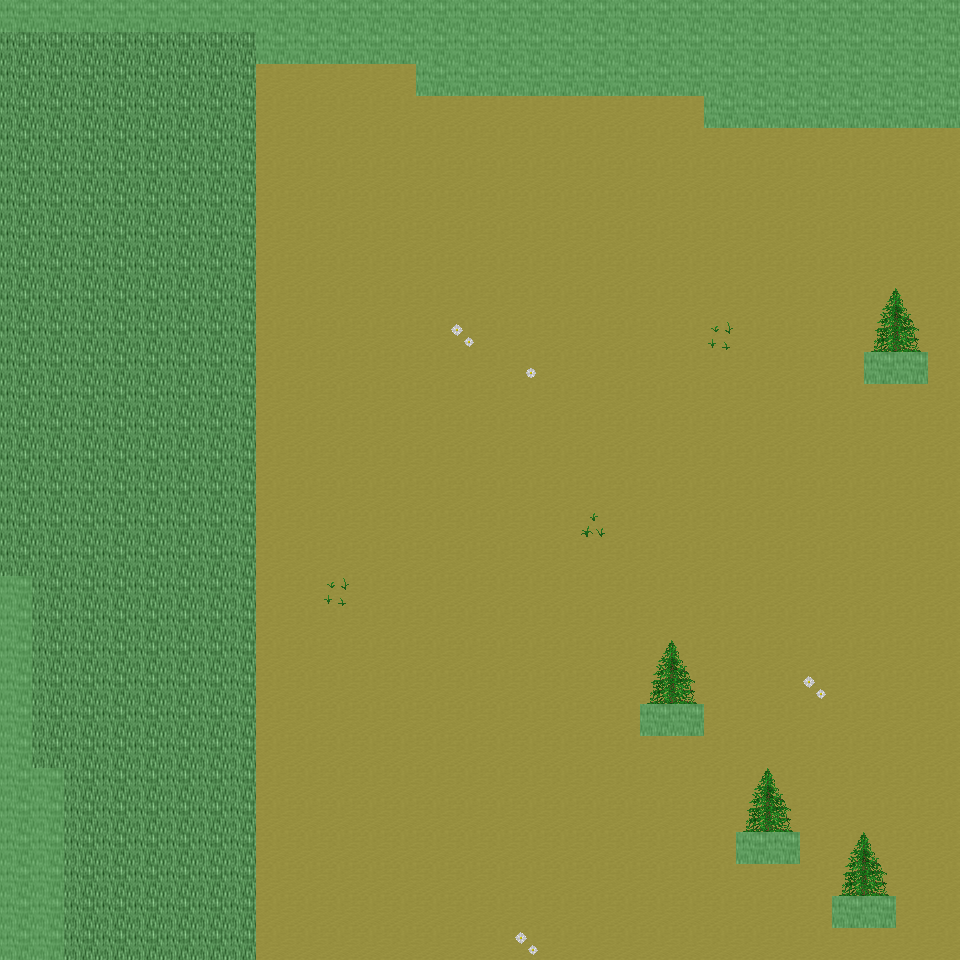

This is a level from a 2D game, rendered from its Tiled map with the project's own tilesets. A one-line summary and the map file follow, with tile-layer data summarised:
An orthogonal 30x30 tile map with 32x32 px tiles, 6 tile layers (Ground, Object, Object2, Above, ...), 26 tilesets and 2 objects (2x mapExit).

<map version="1.0" orientation="orthogonal" renderorder="right-down" width="30" height="30" tilewidth="32" tileheight="32" nextobjectid="3">
  <tileset firstgid="1" name="tileset_ground_ground" tilewidth="32" tileheight="32" tilecount="33" columns="3">
    <image source="../drawable/tileset_ground_ground.png" width="96" height="352" />
  </tileset>
  <tileset firstgid="34" name="tileset_building_castle" tilewidth="32" tileheight="32" tilecount="320" columns="20">
    <image source="../drawable/tileset_building_castle.png" width="640" height="512" />
  </tileset>
  <tileset firstgid="354" name="tileset_furniture_carpet_carpets_2" tilewidth="32" tileheight="32" tilecount="20" columns="4">
    <image source="../drawable/tileset_furniture_carpet_carpets_2.png" width="128" height="160" />
  </tileset>
  <tileset firstgid="374" name="tileset_ground_indoor_tiles" tilewidth="32" tileheight="32" tilecount="8" columns="2">
    <image source="../drawable/tileset_ground_indoor_tiles.png" width="64" height="128" />
  </tileset>
  <tileset firstgid="382" name="tileset_ground_water_pool" tilewidth="32" tileheight="32" tilecount="72" columns="3">
    <image source="../drawable/tileset_ground_water_pool.png" width="96" height="768" />
  </tileset>
  <tileset firstgid="454" name="tileset_ground_ridge_earth_dark" tilewidth="32" tileheight="32" tilecount="96" columns="12">
    <image source="../drawable/tileset_ground_ridge_earth_dark.png" width="384" height="256" />
  </tileset>
  <tileset firstgid="550" name="tileset_logic_collision" tilewidth="32" tileheight="32" tilecount="1" columns="1">
    <image source="../drawable/tileset_logic_collision.png" width="32" height="32" />
  </tileset>
  <tileset firstgid="551" name="tileset_building_wall_stone_grey" tilewidth="32" tileheight="32" tilecount="12" columns="3">
    <image source="../drawable/tileset_building_wall_stone_grey.png" width="96" height="128" />
  </tileset>
  <tileset firstgid="563" name="tileset_building_roof_green" tilewidth="32" tileheight="32" tilecount="20" columns="5">
    <image source="../drawable/tileset_building_roof_green.png" width="160" height="128" />
  </tileset>
  <tileset firstgid="583" name="tileset_ground_ladder_horizontal_dark" tilewidth="32" tileheight="32" tilecount="3" columns="1">
    <image source="../drawable/tileset_ground_ladder_horizontal_dark.png" width="32" height="96" />
  </tileset>
  <tileset firstgid="586" name="tileset_building_house_pink_blue" tilewidth="32" tileheight="32" tilecount="99" columns="11">
    <image source="../drawable/tileset_building_house_pink_blue.png" width="352" height="288" />
  </tileset>
  <tileset firstgid="685" name="tileset_ground_mossy_brick_paving" tilewidth="32" tileheight="32" tilecount="9" columns="3">
    <image source="../drawable/tileset_ground_mossy_brick_paving.png" width="96" height="96" />
  </tileset>
  <tileset firstgid="694" name="tileset_plant_tree_locust_tree" tilewidth="32" tileheight="32" tilecount="20" columns="4">
    <image source="../drawable/tileset_plant_tree_locust_tree.png" width="128" height="160" />
  </tileset>
  <tileset firstgid="714" name="tileset_plant_tree_spruce" tilewidth="32" tileheight="32" tilecount="6" columns="2">
    <image source="../drawable/tileset_plant_tree_spruce.png" width="64" height="96" />
  </tileset>
  <tileset firstgid="720" name="tileset_plant_flower_flowers_mixed" tilewidth="32" tileheight="32" tilecount="16" columns="4">
    <image source="../drawable/tileset_plant_flower_flowers_mixed.png" width="128" height="128" />
  </tileset>
  <tileset firstgid="736" name="tileset_ground_cobbled_paving" tilewidth="32" tileheight="32" tilecount="1" columns="1">
    <image source="../drawable/tileset_ground_cobbled_paving.png" width="32" height="32" />
  </tileset>
  <tileset firstgid="737" name="tileset_plant_flower_daisy_white" tilewidth="32" tileheight="32" tilecount="8" columns="2">
    <image source="../drawable/tileset_plant_flower_daisy_white.png" width="64" height="128" />
  </tileset>
  <tileset firstgid="745" name="tileset_item_postbox" tilewidth="32" tileheight="32" tilecount="4" columns="2">
    <image source="../drawable/tileset_item_postbox.png" width="64" height="64" />
  </tileset>
  <tileset firstgid="749" name="tileset_item_postbox_2" tilewidth="32" tileheight="32" tilecount="2" columns="1">
    <image source="../drawable/tileset_item_postbox_2.png" width="32" height="64" />
  </tileset>
  <tileset firstgid="751" name="tileset_furniture_table_tree_stump_table" tilewidth="32" tileheight="32" tilecount="4" columns="2">
    <image source="../drawable/tileset_furniture_table_tree_stump_table.png" width="64" height="64" />
  </tileset>
  <tileset firstgid="755" name="tileset_plant_stump_int_small_stump" tilewidth="32" tileheight="32" tilecount="1" columns="1">
    <image source="../drawable/tileset_plant_stump_int_small_stump.png" width="32" height="32" />
  </tileset>
  <tileset firstgid="756" name="tileset_plant_grasses" tilewidth="32" tileheight="32" tilecount="6" columns="3">
    <image source="../drawable/tileset_plant_grasses.png" width="96" height="64" />
  </tileset>
  <tileset firstgid="762" name="tileset_building_fence_wooden_brown_fence" tilewidth="32" tileheight="32" tilecount="42" columns="7">
    <image source="../drawable/tileset_building_fence_wooden_brown_fence.png" width="224" height="192" />
  </tileset>
  <tileset firstgid="804" name="tileset_ground_green_paving" tilewidth="32" tileheight="32" tilecount="18" columns="3">
    <image source="../drawable/tileset_ground_green_paving.png" width="96" height="192" />
  </tileset>
  <tileset firstgid="822" name="tileset_building_stone_ruins" tilewidth="32" tileheight="32" tilecount="72" columns="6">
    <image source="../drawable/tileset_building_stone_ruins.png" width="192" height="384" />
  </tileset>
  <tileset firstgid="894" name="tileset_logic_creature_insect" tilewidth="32" tileheight="32" tilecount="5" columns="5">
    <image source="../drawable/tileset_logic_creature_insect.png" width="160" height="32" />
  </tileset>
  <layer name="Ground" width="30" height="30">
    <data>[900 cells, 900 non-empty, 3 distinct tile ids]</data>
  </layer>
  <layer name="Object" width="30" height="30">
    <data>[900 cells, 103 non-empty, 18 distinct tile ids]</data>
  </layer>
  <layer name="Object2" width="30" height="30">
    <data>[900 cells, 0 non-empty, 0 distinct tile ids]</data>
  </layer>
  <layer name="Above" width="30" height="30">
    <data>[900 cells, 16 non-empty, 4 distinct tile ids]</data>
  </layer>
  <layer name="Above2" width="30" height="30">
    <data>[900 cells, 0 non-empty, 0 distinct tile ids]</data>
  </layer>
  <layer name="Walkable" width="30" height="30">
    <data>[900 cells, 103 non-empty, 1 distinct tile ids]</data>
  </layer>
  <objectgroup name="MapEvents">
    <object id="1" name="south" type="mapExit" x="64" y="928" width="896" height="32">
      <properties>
        <property name="map" value="level_0_x225_y9" />
        <property name="x" value="2" />
        <property name="y" value="1" />
      </properties>
    </object>
    <object id="2" name="west" type="mapExit" x="0" y="32" width="32" height="544">
      <properties>
        <property name="map" value="level_0_x224_y8" />
        <property name="x" value="28" />
        <property name="y" value="1" />
      </properties>
    </object>
  </objectgroup>
</map>
